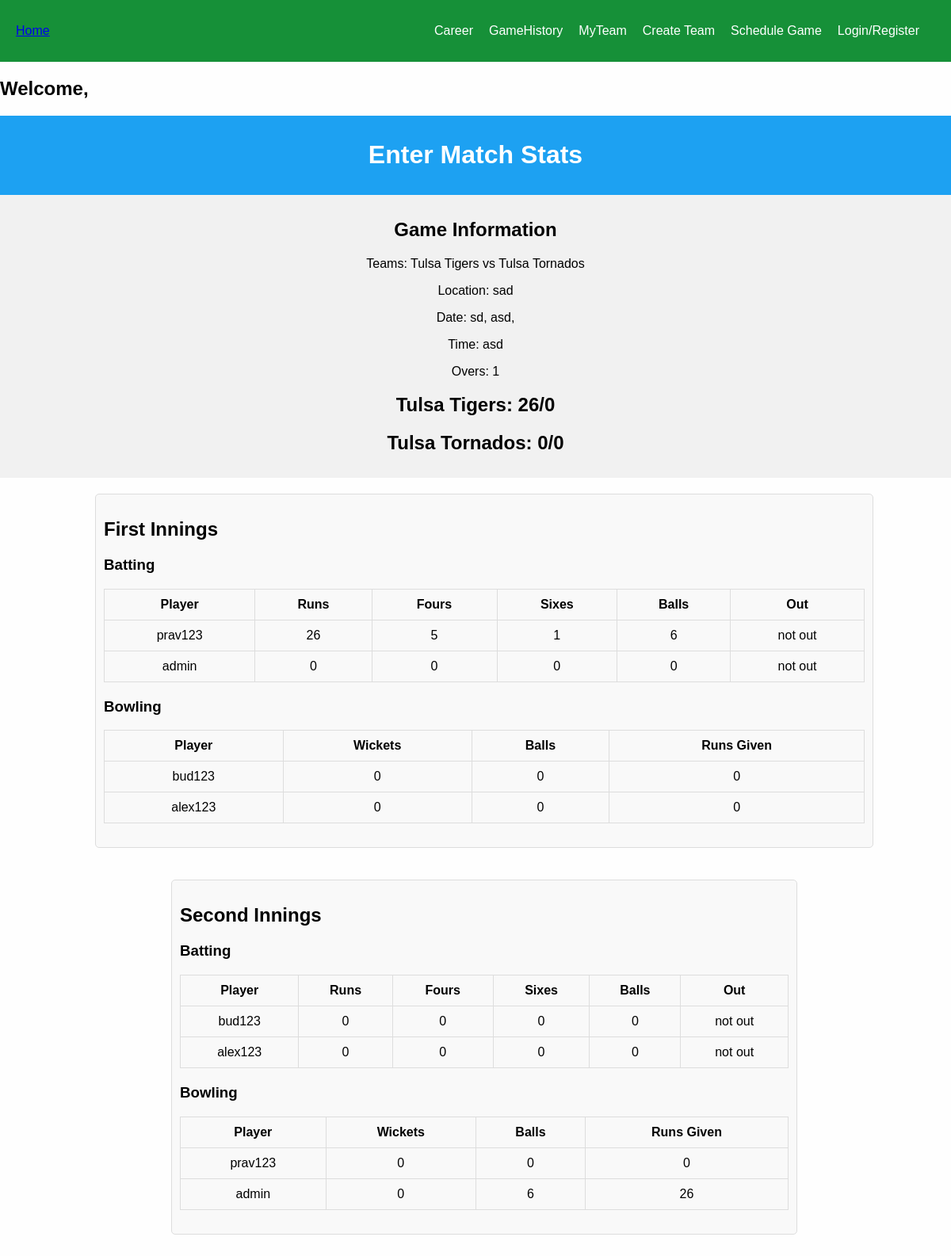
The page /view-game/40 on the database its author committed.
### base/models.py (models this page shows, shortened)
class Game(models.Model):
    entering_stats = models.BooleanField(default=False,null=True,blank=False) # true if stat entering has began, this is set to true when the inilize game info is submitted
    doneStats = models.BooleanField(default=False,null=True,blank=False) # true is stat entering has concluded, this is set to true when the last over of the last innings is iterated through
    archived = models.BooleanField(default=False,null=True,blank=False) # this is set to true when the user confirms that there is no edits to make to the stats entered.
    winner = models.ForeignKey(Team,on_delete=models.SET_NULL,null=True, related_name="winner",blank=True)
    team1 = models.ForeignKey(Team,on_delete=models.SET_NULL,null=True, related_name="team1")  # team that sent invite
    team2 = models.ForeignKey(Team,on_delete=models.SET_NULL,null=True, related_name="team2")
    batting1_team = models.ForeignKey(Team,on_delete=models.SET_NULL,null=True, related_name="batting1")
    bowling1_team = models.ForeignKey(Team,on_delete=models.SET_NULL,null=True, related_name="bowling1")
    batting2_team = models.ForeignKey(Team,on_delete=models.SET_NULL,null=True, related_name="batting2")
    bowling2_team  = models.ForeignKey(Team,on_delete=models.SET_NULL,null=True, related_name="bowling2")
    year = models.CharField(max_length=200,null=True)
    month = models.CharField(max_length=200,null=True)
    day = models.CharField(max_length=200,null=True)
    time = models.CharField(max_length=200,null=True)
    location = models.CharField(max_length=200,null=True)
    overs = models.IntegerField(default=0,null=True,blank=True)
    batting_score1 = models.IntegerField(default=0,null=True,blank=True) # number of runs for the first batting team
    batting_score2 = models.IntegerField(default=0,null=True,blank=True) # number of runs for second batting team
    bowling_score1 = models.IntegerField(default=0,null=True,blank=True) # number of wickets for the frist bowling team
    bowling_score2 = models.IntegerField(default=0,null=True,blank=True) # number of wickets for the second bowling team
    current_innings =  models.IntegerField(default=1,  null=True,blank=True)
    current_over = models.IntegerField(default=1,  null=True,blank=True)
    current_ball = models.IntegerField(default=1,  null=True,blank=True)
    ball1 = models.CharField(max_length=200,null=True) # icon of first ball in current over
    ball2 = models.CharField(max_length=200,null=True)
    ball3 = models.CharField(max_length=200,null=True)
    ball4 = models.CharField(max_length=200,null=True)
    ball5 = models.CharField(max_length=200,null=True)
    ball6 = models.CharField(max_length=200,null=True)
    on_strike_batsman = models.OneToOneField("Player", related_name="on_strike_batsman",on_delete=models.SET_NULL,null=True,blank=True,unique=False)
    off_strike_batsman = models.OneToOneField("Player", related_name="off_strike_batsman",on_delete=models.SET_NULL,null=True,blank=True,unique=False)
    current_bowler = models.OneToOneField("Player", related_name="current_bowler",on_delete=models.SET_NULL,null=True,blank=True,unique=False)
    players_stats = models.ManyToManyField("PlayerGameStat", related_name="players_stats", blank=True)
    @property
    def get_batting1_score(self):
        runs = 0
        for stat in self.players_stats.all():
            if stat.player in list(self.batting1_team.players.all()):
                runs += stat.total_runs
        return runs
    @property
    def get_batting2_score(self):
        runs = 0
        for stat in self.players_stats.all():
            if stat.player in list(self.batting2_team.players.all()):
                runs += stat.total_runs
        return runs
    @ property
    def get_bowling1_score(self):
        wickets = 0
        for stat in self.players_stats.all():
            if stat.player in list(self.bowling1_team.players.all()):
                wickets += stat.wickets
        return wickets
    @property
    def get_bowling2_score(self):
        wickets = 0
        for stat in self.players_stats.all():
            if stat.player in list(self.bowling2_team.players.all()):
                wickets += stat.wickets
        return wickets

class Team(models.Model):
    name = models.CharField(max_length=200,null=True)
    captain = models.OneToOneField("Player", related_name="captain",on_delete=models.SET_NULL,null=True,blank=True,unique=False)
    players = models.ManyToManyField("Player", related_name="players", blank=True)
    games_played = models.IntegerField(default=0,null=True,blank=True)
    games_won = models.IntegerField(default=0,null=True,blank=True)
    runs_average = models.FloatField(default=0,null=True,blank=True)
    wickets_average = models.FloatField(default=0,null=True,blank=True)
    filler = models.BooleanField(default=False,null=True,blank=False)
    games = models.ManyToManyField("Game", related_name="gammes", blank=True)

class PlayerGameStat(models.Model):
    game = models.ForeignKey(Game,on_delete=models.SET_NULL,null=True, related_name="player_game")
    player = models.ForeignKey(Player,on_delete=models.SET_NULL,null=True, related_name="player_player")
    runs_scored = models.IntegerField(default=0,null=True,blank=True)
    runs_ran = models.IntegerField(default=0,null=True,blank=True)
    wickets = models.IntegerField(default=0,null=True,blank=True)
    extras = models.IntegerField(default=0,null=True,blank=True)
    balls_batted = models.IntegerField(default=0,null=True,blank=True)
    balls_bowled = models.IntegerField(default=0,null=True,blank=True)
    fours = models.IntegerField(default=0,null=True,blank=True)
    sixes = models.IntegerField(default=0,null=True,blank=True)
    catches = models.IntegerField(default=0,null=True,blank=True)
    runs_given_up = models.IntegerField(default=0,null=True,blank=True)
    out_type = models.CharField(max_length=200,null=True, default="not out")
    out_ball = models.IntegerField(default=-1,null=True,blank=True) # -1 means they havent been out
    out_over =  models.IntegerField(default=-1,null=True,blank=True) #-1 means they gavent been out
    @property
    def total_runs(self):
        return self.runs_scored + self.runs_ran

class Player(AbstractUser):
    first_name = models.CharField(max_length=200, null=True)
    last_name = models.CharField(max_length=200, null=True)
    email = models.EmailField(unique=True, null=True)
    team = models.ForeignKey(Team,on_delete=models.SET_NULL,null=True)
    runs = models.IntegerField(default=0,null=True,blank=True)
    wickets = models.IntegerField(default=0,null=True,blank=True)
    catches = models.IntegerField(default=0,null=True,blank=True)
    sixes = models.IntegerField(default=0,null=True,blank=True)
    fours = models.IntegerField(default=0,null=True,blank=True)
    games_played = models.IntegerField(default=0,null=True,blank=True)
    games_won = models.IntegerField(default=0,null=True,blank=True)
    fifties = models.IntegerField(default=0,null=True,blank=True)
    runs_hs = models.IntegerField(default=0,null=True,blank=True)
    runs_average = models.FloatField(default=0,null=True,blank=True)
    sr = models.FloatField(default=0,null=True,blank=True)
    balls_bowled = models.IntegerField(default=0,null=True,blank=True)
    balls_played = models.IntegerField(default=0,null=True,blank=True)
    wickets_average = models.FloatField(default=0,null=True,blank=True)
    wickets_hs = models.IntegerField(default=0,null=True,blank=True)
    game_invites = models.ManyToManyField("GameInvite", related_name="game_invites", blank=True)
    team_invites = models.ManyToManyField("TeamInvite", related_name="team_invites", blank=True)
    games = models.ManyToManyField("Game", related_name="games", blank=True)
    fours_hs = models.IntegerField(default=0,null=True,blank=True)
    sixes_hs = models.IntegerField(default=0,null=True,blank=True)
    USERNAME_FIELD = "email"
    REQUIRED_FIELDS = ["username"]

### base/views.py (the view, shortened to what this page needs)
# urls.py: path("view-game/<str:pk>", views.view_game, name="view-game"),
def view_game(request, pk): # game.vids
    print(request.POST) # if box is not checked its key/val pair will not show up in request.POST, and tis value is None
    user = request.user
    game = Game.objects.get(id=int(pk))
    print(request.POST)
    context = {"game":game}
    return render(request, "base/view_game.html", context)

### base/templates/base/view_game.html (shortened to what this page needs)
{% extends 'main.html' %}
{% block content %}
<!DOCTYPE html>
<!DOCTYPE html>
<html lang="en">
<head>
</head>
<body>
<div class="header">
  <h1>Enter Match Stats</h1>
</div>
<div class="game-info">
  <h2>Game Information</h2>
  <p>Teams: {{game.team1.name}} vs {{game.team2.name}}</p>
  <p>Location: {{game.location}}</p>
  <p>Date: {{game.day}}, {{game.month}}, {{gmae.year}}</p>
  <p>Time: {{game.time}}</p>
  <p>Overs: {{game.overs}}</p>
  {% if game.entering_stats == True %}
    <h2>{{game.team1.name}}: {{game.get_batting1_score}}/{{game.get_bowling1_score}}</h2>
    <h2>{{game.team2.name}}: {{game.get_batting2_score}}/{{game.get_bowling2_score}}</h2>
  {% endif %}
</div>
{% if game.entering_stats == True %}
<div class="innings">
  <div class="innings-section">
    <h2>First Innings</h2>
    <h3>Batting</h3>
    <table class="stat-table">
        <tr>
          <th>Player</th>
          <th>Runs</th>
          <th>Fours</th>
          <th>Sixes</th>
          <th>Balls</th>
          <th>Out</th>
        </tr>
      <tbody>
        {% for player in game.batting1_team.players.all %}
          {% for stat in game.players_stats.all %}
            {% if player == stat.player %}
              <tr>
                <td>{{player.username}}</td>
                <td>{{stat.total_runs}}</td>
                <td>{{stat.fours}}</td>
                <td>{{stat.sixes}}</td>
                <td>{{stat.balls_batted}}</td>
                <td>{{stat.out_type}}</td>
              </tr>
            {% endif %}
          {% endfor %}
        {% endfor %}
      </tbody>
    </table>
    <h3>Bowling</h3>
    <table class="stat-table">
        <tr>
          <th>Player</th>
          <th>Wickets</th>
          <th>Balls</th>
          <th>Runs Given</th>
        </tr>
      <tbody>
        {% for player in game.bowling1_team.players.all %}
          {% for stat in game.players_stats.all %}
            {% if player == stat.player %}
              <tr>
                <td>{{player.username}}</td>
                <td>{{stat.wickets}}</td>
                <td>{{stat.balls_bowled}}</td>
                <td>{{stat.runs_given_up}}</td>
              </tr>
            {% endif %}
          {% endfor %}
        {% endfor %}
      </tbody>
    </table>
  </div>
<div class="innings">
  <div class="innings-section">
    <h2>Second Innings</h2>
    <h3>Batting</h3>
    <table class="stat-table">
        <tr>
          <th>Player</th>
          <th>Runs</th>
          <th>Fours</th>
          <th>Sixes</th>
          <th>Balls</th>
          <th>Out</th>
        </tr>
      <tbody>
        {% for player in game.batting2_team.players.all %}
          {% for stat in game.players_stats.all %}
            {% if player == stat.player %}
              <tr>
                <td>{{player.username}}</td>
                <td>{{stat.total_runs}}</td>
                <td>{{stat.fours}}</td>
                <td>{{stat.sixes}}</td>
                <td>{{stat.balls_batted}}</td>
                <td>{{stat.out_type}}</td>
              </tr>
            {% endif %}
          {% endfor %}
        {% endfor %}
      </tbody>
    </table>
    <h3>Bowling</h3>
    <table class="stat-table">
        <tr>
          <th>Player</th>
          <th>Wickets</th>
          <th>Balls</th>
          <th>Runs Given</th>
        </tr>
      <tbody>
        {% for player in game.bowling2_team.players.all %}
          {% for stat in game.players_stats.all %}
            {% if player == stat.player %}
              <tr>
                <td>{{player.username}}</td>
                <td>{{stat.wickets}}</td>
                <td>{{stat.balls_bowled}}</td>
                <td>{{stat.runs_given_up}}</td>
               </tr>
            {% endif %}
          {% endfor %}
        {% endfor %}
      </tbody>
    </table>
  </div>
</div>
{% endif %}
</body>
</html>
{% endblock %}

### templates/main.html (style rules this page uses)
body { margin: 0; font-family: Arial, Helvetica, sans-serif; background-color: rgb(254, 254, 254); color: rgb(1, 1, 1); }

### templates/navbar.html (style rules this page uses)
body, ul { margin: 0; padding: 0; }

### base/templates/base/view_game.html (style rules this page uses)
body { font-family: Arial, sans-serif; margin: 0; padding: 0; }
.header { background-color: #1da1f2; color: white; padding: 10px; text-align: center; }
.game-info { background-color: #f1f1f1; padding: 10px; text-align: center; }
.innings { display: flex; flex-direction: column; margin: 20px auto; width: 80%; }
.innings-section { background-color: #f9f9f9; border: 1px solid #ddd; border-radius: 5px; padding: 10px; width: 100%; margin-bottom: 20px; }
.stat-table { width: 100%; border-collapse: collapse; margin-bottom: 20px; }
.stat-table th, .stat-table td { padding: 10px; text-align: center; border: 1px solid #ddd; }

### rows shown on the page
Game: team1.name "Tulsa Tigers", team2.name "Tulsa Tornados", location "sad", day "sd", month "asd", time "asd", overs "1", get_batting1_score "26", get_bowling1_score "0", get_batting2_score "0", get_bowling2_score "0"
Player: username "prav123"
PlayerGameStat: total_runs "26", fours "5", sixes "1", balls_batted "6", out_type "not out", wickets "0", balls_bowled "0", runs_given_up "0"
Player: username "admin"
PlayerGameStat: total_runs "0", fours "0", sixes "0", balls_batted "0", out_type "not out", wickets "0", balls_bowled "6", runs_given_up "26"
Player: username "bud123"
PlayerGameStat: wickets "0", balls_bowled "0", runs_given_up "0", total_runs "0", fours "0", sixes "0", balls_batted "0", out_type "not out"
Player: username "alex123"
PlayerGameStat: wickets "0", balls_bowled "0", runs_given_up "0", total_runs "0", fours "0", sixes "0", balls_batted "0", out_type "not out"
